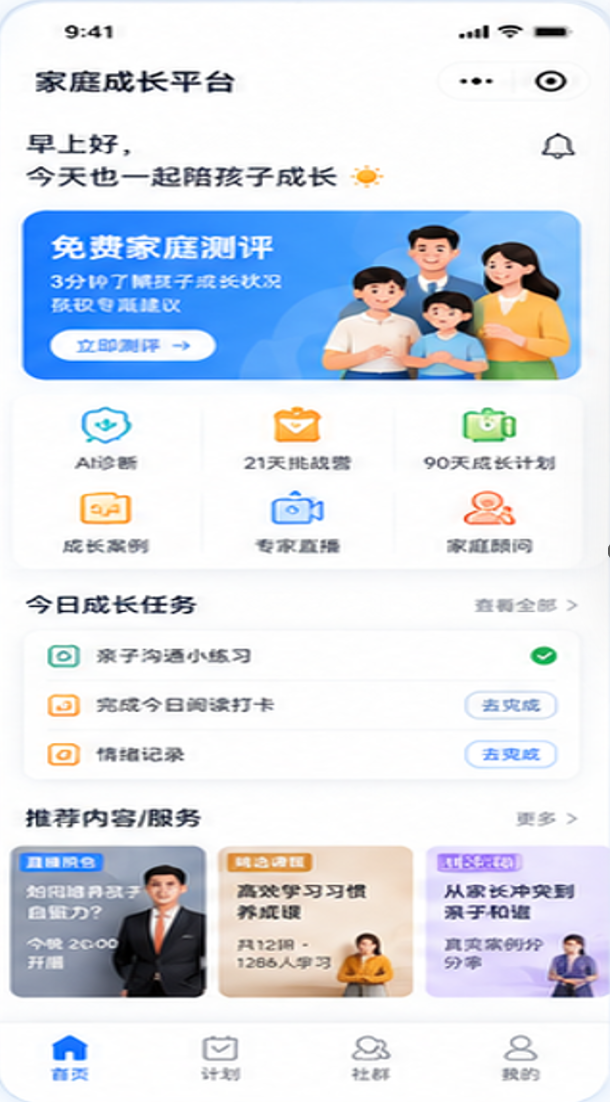
#> input picture 50_开发_dev/apps/web/src/assets/bangyang-reference/home-screen-ui-crop.png, 610 x 1102 px, found by its file name
$ python crop_ui01_baseline_assets.py
#> lines starting #> are read from the running program, lines starting #| are printed output that depends on the picture
from pathlib import Path

from PIL import Image


SOURCE = Path("/home/ubuntu/family-ai-github/50_开发_dev/apps/web/public/bangyang-reference/home-screen-ui-crop.png")
TARGET = Path("/home/ubuntu/family-ai-mobile/assets/images/ui01")


def crop(image: Image.Image, box: tuple[int, int, int, int], name: str) -> None:
    image.crop(box).save(TARGET / name)


def main() -> None:
    TARGET.mkdir(parents=True, exist_ok=True)
    image = Image.open(SOURCE).convert("RGB")
#> image is the input picture: PIL image 610x1102 RGB; mean R, G, B 217.1, 223.2, 232.4

    # Coordinates are taken directly from the 610 × 1102 original UI-01 reference.
    crop(image, (23, 211, 581, 379), "assessment-banner.png")
#> in crop, `image.crop(box).save(TARGET / name)`:
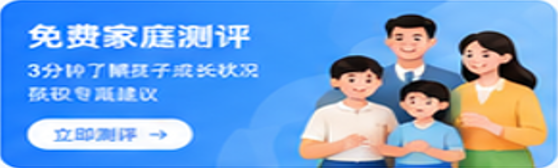
#> saved as assessment-banner.png: PIL image 558x168 RGB; mean R, G, B 113.2, 160.5, 216.3
    crop(image, (24, 847, 208, 998), "recommendation-live.png")
#> call 2 of crop, with box = (24, 847, 208, 998), name = 'recommendation-live.png'
#> in crop (call 2), `image.crop(box).save(TARGET / name)`:
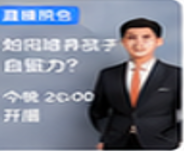
#> saved as recommendation-live.png: PIL image 184x151 RGB; mean R, G, B 119.6, 124.5, 139.4
    crop(image, (217, 847, 400, 998), "recommendation-course.png")
#> call 3 of crop, with box = (217, 847, 400, 998), name = 'recommendation-course.png'
#> in crop (call 3), `image.crop(box).save(TARGET / name)`:
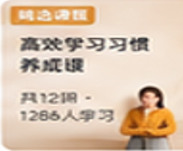
#> saved as recommendation-course.png: PIL image 183x151 RGB; mean R, G, B 218.7, 196.4, 175.3
    crop(image, (410, 847, 591, 998), "recommendation-case.png")
#> call 4 of crop, with box = (410, 847, 591, 998), name = 'recommendation-case.png'
#> in crop (call 4), `image.crop(box).save(TARGET / name)`:
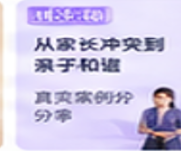
#> saved as recommendation-case.png: PIL image 181x151 RGB; mean R, G, B 208, 200.5, 229.1


if __name__ == "__main__":
    main()

$ run again, with 50_开发_dev/apps/web/src/assets/bangyang-reference/home-screen-reference-654x1138.png copied over 50_开发_dev/apps/web/src/assets/bangyang-reference/home-screen-ui-crop.png
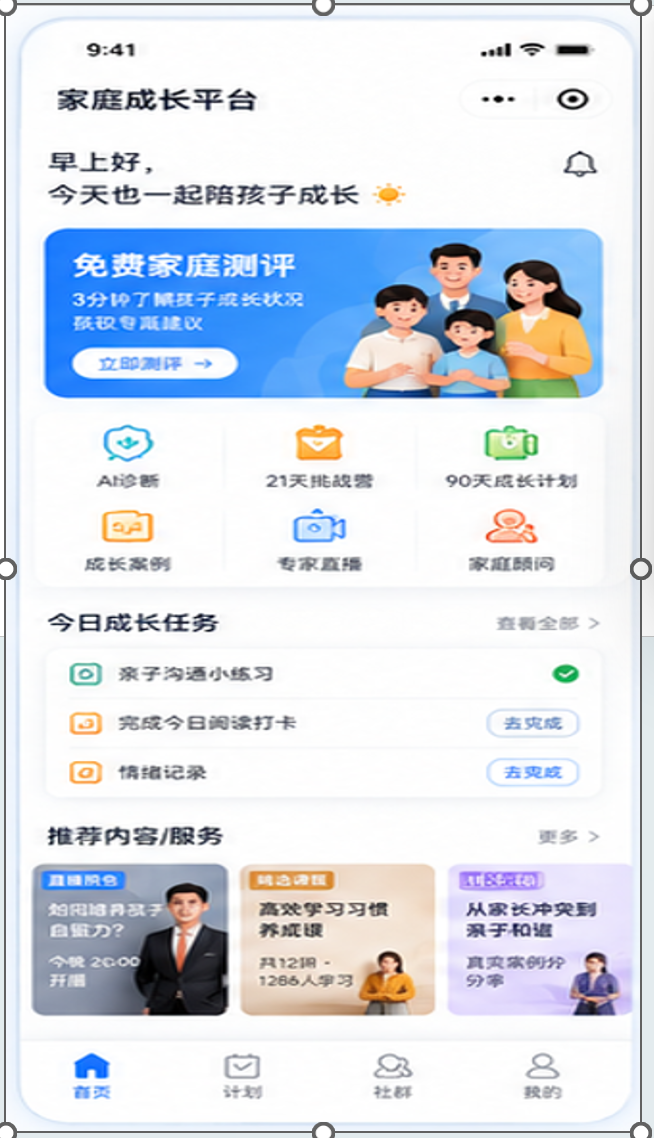
#> input picture 50_开发_dev/apps/web/src/assets/bangyang-reference/home-screen-reference-654x1138.png, 654 x 1138 px, found by its file name
#> in main, image is the input picture: PIL image 654x1138 RGB; mean R, G, B 217.3, 223.3, 232.1
#> in crop (call 3), `image.crop(box).save(TARGET / name)`:
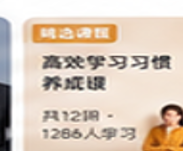
#> saved as recommendation-course.png: PIL image 183x151 RGB; mean R, G, B 218.5, 202.4, 187.6
#> in crop (call 4), `image.crop(box).save(TARGET / name)`:
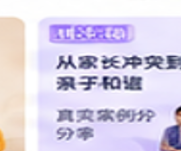
#> saved as recommendation-case.png: PIL image 181x151 RGB; mean R, G, B 218.6, 210.9, 230.8
